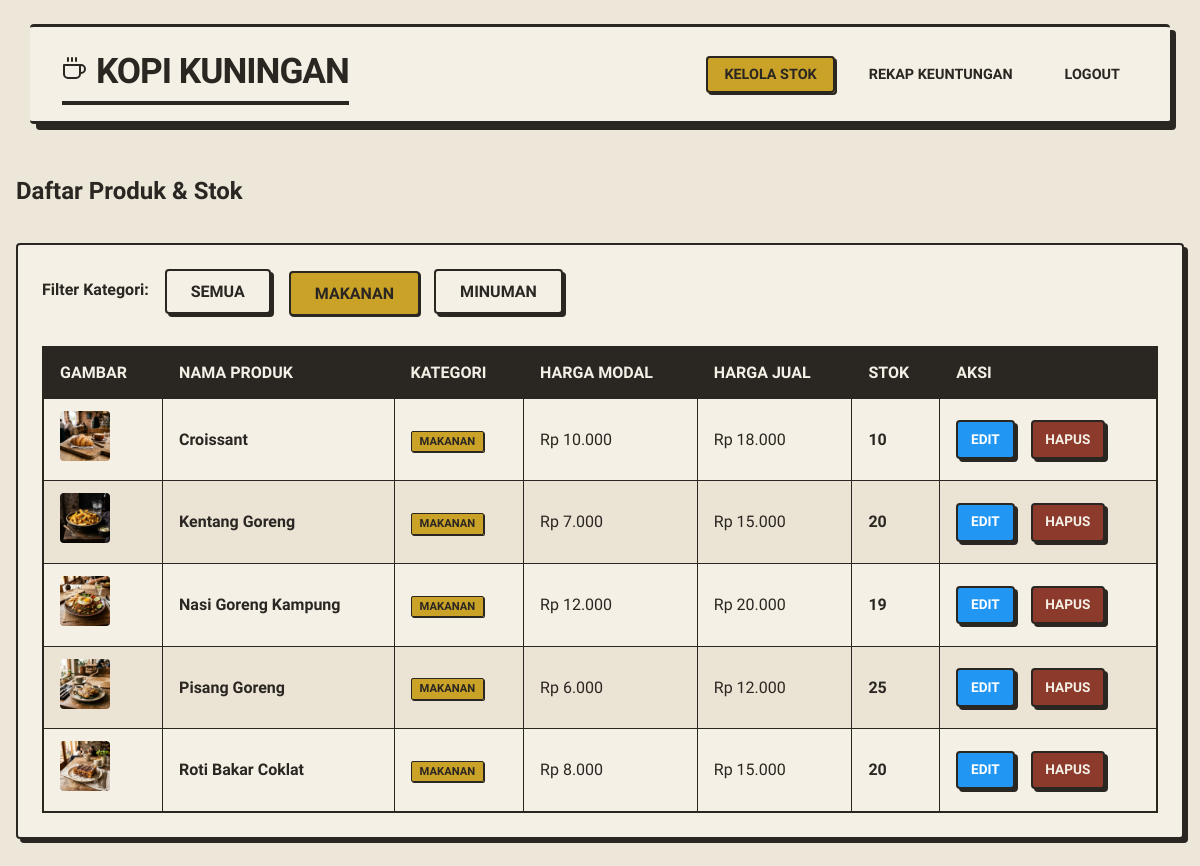
The app's page /stok.php?kategori=makanan (signed in) with its own data.
### tables this page shows
CREATE TABLE `produk` (
  `id` int(11) NOT NULL AUTO_INCREMENT,
  `nama` varchar(100) NOT NULL,
  `deskripsi` text DEFAULT NULL,
  `kategori` enum('makanan','minuman') NOT NULL,
  `harga_jual` int(11) NOT NULL,
  `harga_modal` int(11) NOT NULL,
  `stok` int(11) NOT NULL,
  `gambar` varchar(255) DEFAULT NULL,
  PRIMARY KEY (`id`)
);

### stok.php (the view, shortened to what this page needs)
<?php
require 'config.php';
$action = isset($_GET['action']) ? $_GET['action'] : 'list';
$kategori_filter = isset($_GET['kategori']) ? $_GET['kategori'] : 'semua';
?>
<!DOCTYPE html>
<html lang="id">
<head>
    <link rel="stylesheet" href="assets/style.css">
</head>
<body>
<?php include 'includes/navbar.php'; ?>
<div class="container">
    <?php if ($action == 'list'): ?>
    <div class="d-flex justify-content-between align-items-center mb-2">
        <h2 style="color: var(--primary-dark);">Daftar Produk & Stok</h2>
    </div>
    <div class="card card-table">
        <div class="tabs" style="margin-bottom: 1rem; border-bottom: none;">
            <span style="padding: 0.5rem 0; font-weight:600; color:var(--text-muted);">Filter Kategori:</span>
            <a href="stok.php?kategori=semua" class="tab-btn <?= $kategori_filter == 'semua' ? 'active' : '' ?>">Semua</a>
            <a href="stok.php?kategori=makanan" class="tab-btn <?= $kategori_filter == 'makanan' ? 'active' : '' ?>">Makanan</a>
            <a href="stok.php?kategori=minuman" class="tab-btn <?= $kategori_filter == 'minuman' ? 'active' : '' ?>">Minuman</a>
        </div>
        <div class="table-responsive">
            <table>
                <thead>
                    <tr>
                        <th>Gambar</th>
                        <th>Nama Produk</th>
                        <th>Kategori</th>
                        <th>Harga Modal</th>
                        <th>Harga Jual</th>
                        <th>Stok</th>
                        <th>Aksi</th>
                    </tr>
                </thead>
                <tbody>
                    <?php
                    if ($kategori_filter == 'makanan') {
                        $stmt = $pdo->prepare("SELECT * FROM produk WHERE kategori = 'makanan' ORDER BY nama ASC");
                        $stmt->execute();
                    } elseif ($kategori_filter == 'minuman') {
                        $stmt = $pdo->prepare("SELECT * FROM produk WHERE kategori = 'minuman' ORDER BY nama ASC");
                        $stmt->execute();
                    } else {
                        $stmt = $pdo->prepare("SELECT * FROM produk ORDER BY kategori, nama ASC");
                        $stmt->execute();
                    }
                    $produk_list = $stmt->fetchAll();
                    foreach($produk_list as $p):
                    ?>
                    <tr>
                        <td>
                            <?php if($p['gambar'] && file_exists('assets/produk/' . $p['gambar'])): ?>
                                <img src="assets/produk/<?= $p['gambar'] ?>" alt="Img" style="width:50px; height:50px; object-fit:cover; border-radius:4px;">
                            <?php else: ?>
                                <div style="width:50px; height:50px; background:#EEE; border-radius:4px; display:flex; align-items:center; justify-content:center; color:#ccc;">☕</div>
                            <?php endif; ?>
                        </td>
                        <td style="font-weight:600;"><?= htmlspecialchars($p['nama']) ?></td>
                        <td>
                            <span class="badge badge-<?= $p['kategori'] ?>"><?= $p['kategori'] ?></span>
                        </td>
                        <td>Rp <?= number_format($p['harga_modal'], 0, ',', '.') ?></td>
                        <td>Rp <?= number_format($p['harga_jual'], 0, ',', '.') ?></td>
                        <td>
                            <strong style="color: <?= $p['stok'] > 5 ? 'var(--success-color)' : 'var(--danger-color)' ?>">
                                <?= $p['stok'] ?>
                            </strong>
                        </td>
                        <td>
                            <div class="d-flex gap-2">
                                <a href="stok.php?action=edit&id=<?= $p['id'] ?>" class="btn" style="background:#2196F3; color:white; padding:0.4rem 0.8rem; font-size:0.85rem;">Edit</a>
                                <a href="stok.php?hapus=<?= $p['id'] ?>" class="btn btn-danger" style="padding:0.4rem 0.8rem; font-size:0.85rem;" onclick="return confirm('Yakin ingin menghapus produk ini?')">Hapus</a>
                            </div>
                        </td>
                    </tr>
                    <?php endforeach; ?>
                </tbody>
            </table>
        </div>
    </div>
    <?php endif; ?>
</div>
</body>
</html>

### assets/style.css (style rules this page uses)
:root { --bg-main: #EDE7D9; --accent-primary: #C9A227; --accent-secondary: #8B3A2B; --surface: #F5F0E6; --text-main: #2A2622; --border-color: #2A2622; --font-mono: 'Courier Prime', monospace; --font-sans: 'Work Sans', sans-serif; }
* { margin: 0; padding: 0; box-sizing: border-box; }
body { background-color: var(--bg-main); color: var(--text-main); font-family: var(--font-sans); line-height: 1.6; }
h1, h2, h3, h4, h5, h6 { font-family: var(--font-mono); color: var(--text-main); }
.container { max-width: 1200px; margin: 3rem auto; padding: 0 1rem; }
.card { background-color: var(--surface); border: 2px solid var(--border-color); border-radius: 4px; box-shadow: 4px 4px 0 var(--border-color); }
.card-table { padding: 1.5rem; margin-bottom: 1.5rem; }
.tabs { display: flex; gap: 1rem; margin-bottom: 2rem; }
.tab-btn { font-family: var(--font-mono); font-weight: 700; padding: 0.5rem 1.5rem; cursor: pointer; background-color: var(--surface); color: var(--text-main); border: 2px solid var(--border-color); border-radius: 4px; box-shadow: 3px 3px 0 var(--border-color); text-transform: uppercase; text-decoration: none; }
.tab-btn.active { background-color: var(--accent-primary); transform: translate(2px, 2px); box-shadow: 1px 1px 0 var(--border-color); }
.btn { display: inline-block; font-family: var(--font-mono); font-weight: 700; text-transform: uppercase; text-align: center; text-decoration: none; border: 2px solid var(--border-color); border-radius: 4px; padding: 0.6rem 1rem; cursor: pointer; box-shadow: 3px 3px 0 var(--border-color); color: var(--text-main); background-color: var(--surface); transition: transform 0.1s, box-shadow 0.1s; font-size: 0.9rem; }
.btn-danger { background-color: var(--accent-secondary); color: var(--surface); }
.table-responsive { overflow-x: auto; }
table { width: 100%; border-collapse: collapse; font-family: var(--font-mono); margin-top: 1rem; border: 2px solid var(--border-color); }
table th, table td { padding: 0.75rem 1rem; text-align: left; border: 1px solid var(--border-color); }
table th { background-color: var(--text-main); color: var(--surface); text-transform: uppercase; }
table tbody tr { background-color: var(--surface); }
table tbody tr:nth-child(even) { background-color: #EBE4D5; }
.badge { font-family: var(--font-mono); padding: 0.2rem 0.5rem; border: 1px solid var(--border-color); border-radius: 2px; font-size: 0.7rem; font-weight: 700; text-transform: uppercase; box-shadow: 1px 1px 0 var(--border-color); }
.badge-makanan { background-color: var(--accent-primary); }
.d-flex { display: flex; }
.justify-content-between { justify-content: space-between; }
.align-items-center { align-items: center; }
.mb-2 { margin-bottom: 2rem; }
.gap-2 { gap: 1rem; }

### records on screen
produk: gambar (picture), nama "Croissant", kategori "MAKANAN", harga_modal "10.000", harga_jual "18.000", stok "10"
produk: gambar (picture), nama "Kentang Goreng", kategori "MAKANAN", harga_modal "7.000", harga_jual "15.000", stok "20"
produk: gambar (picture), nama "Nasi Goreng Kampung", kategori "MAKANAN", harga_modal "12.000", harga_jual "20.000", stok "19"
produk: gambar (picture), nama "Pisang Goreng", kategori "MAKANAN", harga_modal "6.000", harga_jual "12.000", stok "25"
produk: gambar (picture), nama "Roti Bakar Coklat", kategori "MAKANAN", harga_modal "8.000", harga_jual "15.000", stok "20"
